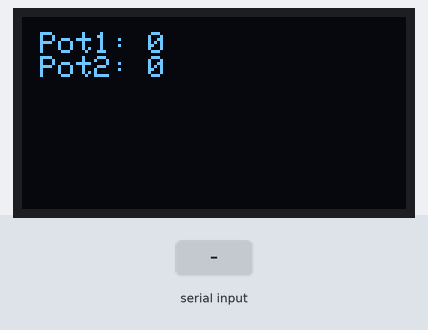
Recording of a sketch running on a simulated Arduino Uno, built with avr-gcc and run on an emulated ATmega328P. On the bench: 128×64 one-colour display. The inputs (shaded band) are chosen by the test bench. What the sketch prints to the serial monitor is not drawn.

Above: at 1.2 s.
1.3 s: "A90\n" received over Serial
At 2.6 s:
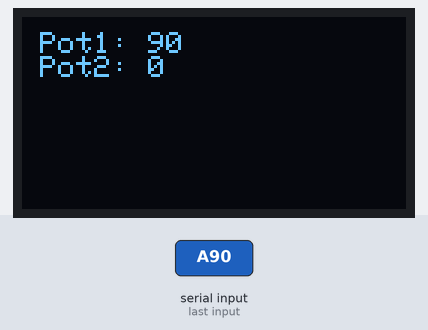
2.9 s: "A,45\n" received over Serial
At 3.9 s:
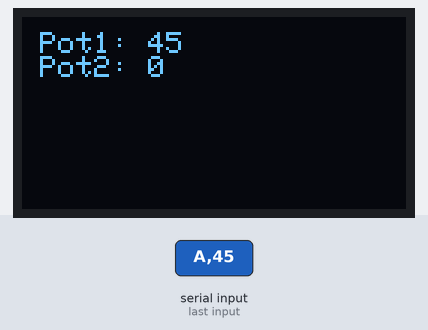
Timing chart, 0 to 5.9 s (numbered marks = the images above; inputs shaded):
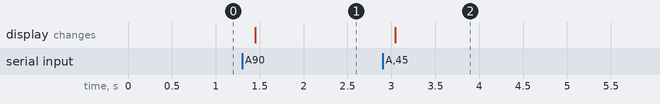

Measured:
- after the input at 1.3 s, the display: changes after 0.15 s (image 1)
- after the input at 2.9 s, the display: changes after 0.14 s (image 2)

The sketch:

serial_display.ino
```cpp
#include <Adafruit_SSD1306.h>

#define SCREEN_ADDRESS 0x3c
Adafruit_SSD1306 oled(128, 64);

int botao1 = 2, botao2 = 3, pot1 = A0, pot2 = A1, dado, led = 11,
botao1Status, botao2Status, valorPot1 = 0, valorPot2 = 0;

void setup() {
  Serial.begin(9600);
  //config display oled
  oled.begin(SSD1306_SWITCHCAPVCC, SCREEN_ADDRESS);
  oled.clearDisplay();
  oled.setTextSize(1);
  oled.setTextColor(SSD1306_WHITE);
}

void loop() {
  oledDisplay();

  if(Serial.available() > 0){				// Se tem alguma coisa no buffer da serial
   	dado = Serial.read();					// Entao salva em dado

    if (dado == 'A'){         // Se dado igual a 'A', é o potenciometro1
      valorPot1 = Serial.parseInt();       // salva em valor o valor do pot1 recebido na serial
	  delay(100);     // delay de 0,1 seg.
    }

    if (dado == 'B'){         // Se dado igual a 'B', entao pot2
      valorPot2 = Serial.parseInt();    // salva em valor o valor do pot2 recebido pela serial
      delay(100);                         // delay de 0,1 seg.
    }

  Serial.println(String("Pot1: ") + valorPot1);
  Serial.println(String("Pot2: ") + valorPot2);
  }
}

void oledDisplay(){
  oled.setCursor(0,5);
  oled.setTextColor(SSD1306_WHITE);
  oled.clearDisplay();
  oled.println(String(" Pot1: ") + valorPot1); // Print para mostrar o valor
  oled.println(String(" Pot2: ") + valorPot2); // Print para mostrar o valor
  oled.display();
}
```
